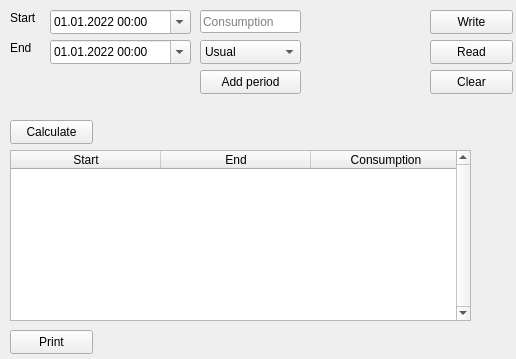
<?xml version="1.0" encoding="UTF-8"?>
<ui version="4.0">
 <class>MainWindow</class>
 <widget class="QMainWindow" name="MainWindow">
  <property name="geometry">
   <rect>
    <x>0</x>
    <y>0</y>
    <width>516</width>
    <height>359</height>
   </rect>
  </property>
  <property name="windowTitle">
   <string>MainWindow</string>
  </property>
  <widget class="QWidget" name="centralwidget">
   <widget class="QPushButton" name="addPeriodButton">
    <property name="geometry">
     <rect>
      <x>200</x>
      <y>70</y>
      <width>101</width>
      <height>24</height>
     </rect>
    </property>
    <property name="text">
     <string>Add period</string>
    </property>
   </widget>
   <widget class="QComboBox" name="periodTypeComboBox">
    <property name="geometry">
     <rect>
      <x>200</x>
      <y>40</y>
      <width>101</width>
      <height>24</height>
     </rect>
    </property>
    <item>
     <property name="text">
      <string>Usual</string>
     </property>
    </item>
    <item>
     <property name="text">
      <string>Special</string>
     </property>
    </item>
    <item>
     <property name="text">
      <string>Multizone</string>
     </property>
    </item>
   </widget>
   <widget class="QLineEdit" name="consumptionLineEdit">
    <property name="geometry">
     <rect>
      <x>200</x>
      <y>10</y>
      <width>101</width>
      <height>23</height>
     </rect>
    </property>
    <property name="text">
     <string/>
    </property>
    <property name="placeholderText">
     <string>Consumption</string>
    </property>
   </widget>
   <widget class="QTableWidget" name="tableWidget">
    <property name="geometry">
     <rect>
      <x>10</x>
      <y>150</y>
      <width>461</width>
      <height>171</height>
     </rect>
    </property>
    <property name="verticalScrollBarPolicy">
     <enum>Qt::ScrollBarAlwaysOn</enum>
    </property>
    <property name="horizontalScrollBarPolicy">
     <enum>Qt::ScrollBarAlwaysOff</enum>
    </property>
    <property name="sizeAdjustPolicy">
     <enum>QAbstractScrollArea::AdjustToContents</enum>
    </property>
    <property name="editTriggers">
     <set>QAbstractItemView::NoEditTriggers</set>
    </property>
    <property name="verticalScrollMode">
     <enum>QAbstractItemView::ScrollPerPixel</enum>
    </property>
    <property name="horizontalScrollMode">
     <enum>QAbstractItemView::ScrollPerPixel</enum>
    </property>
    <property name="sortingEnabled">
     <bool>false</bool>
    </property>
    <attribute name="horizontalHeaderDefaultSectionSize">
     <number>150</number>
    </attribute>
    <column>
     <property name="text">
      <string>Start</string>
     </property>
    </column>
    <column>
     <property name="text">
      <string>End</string>
     </property>
    </column>
    <column>
     <property name="text">
      <string>Consumption</string>
     </property>
    </column>
   </widget>
   <widget class="QDateTimeEdit" name="startPeriodDateTimeEdit">
    <property name="geometry">
     <rect>
      <x>50</x>
      <y>10</y>
      <width>141</width>
      <height>24</height>
     </rect>
    </property>
    <property name="dateTime">
     <datetime>
      <hour>0</hour>
      <minute>0</minute>
      <second>0</second>
      <year>2022</year>
      <month>1</month>
      <day>1</day>
     </datetime>
    </property>
    <property name="displayFormat">
     <string>dd.MM.yyyy HH:mm</string>
    </property>
    <property name="calendarPopup">
     <bool>true</bool>
    </property>
   </widget>
   <widget class="QDateTimeEdit" name="endPeriodDateTimeEdit">
    <property name="geometry">
     <rect>
      <x>50</x>
      <y>40</y>
      <width>141</width>
      <height>24</height>
     </rect>
    </property>
    <property name="dateTime">
     <datetime>
      <hour>0</hour>
      <minute>0</minute>
      <second>0</second>
      <year>2022</year>
      <month>1</month>
      <day>1</day>
     </datetime>
    </property>
    <property name="displayFormat">
     <string>dd.MM.yyyy HH:mm</string>
    </property>
    <property name="calendarPopup">
     <bool>true</bool>
    </property>
   </widget>
   <widget class="QLabel" name="label">
    <property name="geometry">
     <rect>
      <x>10</x>
      <y>10</y>
      <width>31</width>
      <height>16</height>
     </rect>
    </property>
    <property name="text">
     <string>Start</string>
    </property>
   </widget>
   <widget class="QLabel" name="label_2">
    <property name="geometry">
     <rect>
      <x>10</x>
      <y>40</y>
      <width>31</width>
      <height>16</height>
     </rect>
    </property>
    <property name="text">
     <string>End</string>
    </property>
   </widget>
   <widget class="QPushButton" name="writePushButton">
    <property name="geometry">
     <rect>
      <x>430</x>
      <y>10</y>
      <width>83</width>
      <height>24</height>
     </rect>
    </property>
    <property name="text">
     <string>Write</string>
    </property>
   </widget>
   <widget class="QPushButton" name="readPushButton">
    <property name="geometry">
     <rect>
      <x>430</x>
      <y>40</y>
      <width>83</width>
      <height>24</height>
     </rect>
    </property>
    <property name="text">
     <string>Read</string>
    </property>
   </widget>
   <widget class="QPushButton" name="clearPushButton">
    <property name="geometry">
     <rect>
      <x>430</x>
      <y>70</y>
      <width>83</width>
      <height>24</height>
     </rect>
    </property>
    <property name="text">
     <string>Clear</string>
    </property>
   </widget>
   <widget class="QPushButton" name="calculateButton">
    <property name="geometry">
     <rect>
      <x>10</x>
      <y>120</y>
      <width>83</width>
      <height>24</height>
     </rect>
    </property>
    <property name="text">
     <string>Calculate</string>
    </property>
   </widget>
   <widget class="QLabel" name="resultLabel">
    <property name="geometry">
     <rect>
      <x>100</x>
      <y>120</y>
      <width>371</width>
      <height>21</height>
     </rect>
    </property>
    <property name="text">
     <string/>
    </property>
   </widget>
   <widget class="QPushButton" name="pushButton">
    <property name="geometry">
     <rect>
      <x>10</x>
      <y>330</y>
      <width>83</width>
      <height>24</height>
     </rect>
    </property>
    <property name="text">
     <string>Print</string>
    </property>
   </widget>
   <widget class="QLabel" name="printLabel">
    <property name="geometry">
     <rect>
      <x>100</x>
      <y>320</y>
      <width>371</width>
      <height>41</height>
     </rect>
    </property>
    <property name="text">
     <string/>
    </property>
   </widget>
   <zorder>pushButton</zorder>
   <zorder>addPeriodButton</zorder>
   <zorder>periodTypeComboBox</zorder>
   <zorder>consumptionLineEdit</zorder>
   <zorder>tableWidget</zorder>
   <zorder>startPeriodDateTimeEdit</zorder>
   <zorder>endPeriodDateTimeEdit</zorder>
   <zorder>label</zorder>
   <zorder>label_2</zorder>
   <zorder>writePushButton</zorder>
   <zorder>readPushButton</zorder>
   <zorder>clearPushButton</zorder>
   <zorder>calculateButton</zorder>
   <zorder>resultLabel</zorder>
   <zorder>printLabel</zorder>
  </widget>
 </widget>
 <resources/>
 <connections/>
</ui>
